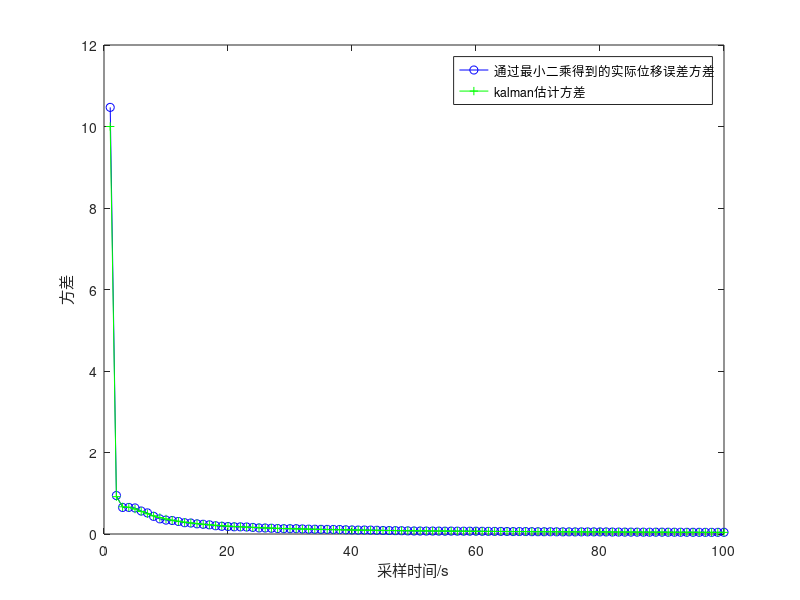
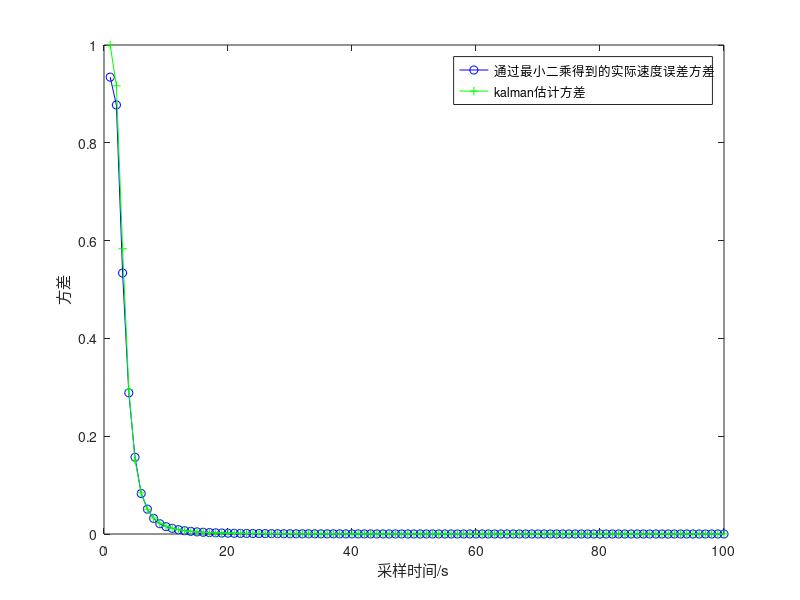

Write MATLAB code to recreate these figures, in order.
%%%%%%%%%%%%%%%%%%%%%%%%%%%%%%%%%%%%%%%%%%%%%%%%%%%%%%%%%%%%%%%%%%%%%%%%%
%function main3_3_2   最小二乘 用当前时刻的先验估计
%%%%%%%%%%%%%%%%%%%%%%%%%%%%%%%%%%%%%%%%%%%%%%%%%%%%%%%%%%%%%%%%%%%%%%%%%
N=100; %仿真时间，时间序列总数
vector=zeros(1000,100); % 位移的误差
vector1=zeros(1000,100); % 速度的误差
zero1=[0 ;0];
zero2=[0 0];
for kk=1:1000
    % 定义一个行向量存储每次实验每个时刻的方差
    
    % 噪声
    Q=[0,0;0,0]; % 过程噪声方差为0，即下落过程忽略空气阻力
    R=1;         % 观测噪声方差
    W=sqrt(Q)*randn(2,N);% 既然Q为0，则W=0；在此写出，方便对照理解
    V=sqrt(R)*randn(1,N);% 测量噪声V(k)
    % 系统矩阵
    A=[1,1;0,1]; %状态转移矩阵
    B=[0.5;1];   %控制量
    U=-1;
    H=[1,0];     %观测矩阵
    % 初始化
    X=zeros(2,N);  % 物体真实状态
    X(:,1)=[95;1]; % 初始位移和速度
    P0=[10,0;0,1]; % 初始误差

    Z=zeros(1,N);  
    Z(1)=H*X(:,1); % 初始观测值                                                                                 
    Xls=zeros(2,N);% Kalman估计状态初始化

    Xls(:,1)=X(:,1)+sqrt(P0)*randn(2,1); % 在初始化的时候加入误差方差估计值 从而保持吻合
    
    err_P=zeros(N,2);
    err_P(1,1)=P0(1,1);
    err_P(1,2)=P0(2,2);
    I=eye(2);      % 二维系统

    % 第一列
    vector(kk,1)=Xls(1,1)-X(1,1);
    vector1(kk,1)=Xls(2,1)-X(2,1);
    %%%%%%%%%%%%%%%%%%%%%%%%%%%%%%%%%%%%%%%%%%%%%%%%%%%%%%%%%%%%%%%%%%%%%%%%%
    for k=2:N
        %物体下落，受状态方程的驱动
        X(:,k)=A*X(:,k-1)+B*U+W(k);
        
        % 位移传感器对目标进行观测
        Z(k)=H*X(:,k)+V(k);
        
        % Kalman滤波
        X_pre=A*Xls(:,k-1)+B*U; %状态预测
        P_pre=A*P0*A'+Q;  %协方差预测
        
        Hf=[eye(2);H]; % 线性回归Y=Hx+e 中的H矩阵
        Y=[X_pre;Z(k)]; % 线性回归Y=Hx+e 中的Y矩阵
        
        Rt=[P_pre zeros(2,1);zeros(1,2) R];% 新的Rt, Y=Hx+e 中e的误差协方差矩阵

        Kg=P_pre*H'*(H*P_pre*H'+R)^(-1); %计算Kalman增益
        Xls(:,k)=(Hf'*Rt^(-1)*Hf)^(-1)*Hf'*Rt^(-1)*Y; % 最小二乘估计
        P0=(I-Kg*H)*P_pre*(I-Kg*H)'+Kg*R*Kg';%方差更新

        vector(kk,k)=Xls(1,k)-X(1,k);
        vector1(kk,k)=Xls(2,k)-X(2,k);
        % 误差均方值
        err_P(k,1)=P0(1,1);
        err_P(k,2)=P0(2,2);
    end
    %%%%%%%%%%%%%%%%%%%%%%%%%%%%%%%%%%%%%%%%%%%%%%%%%%%%%%%%%%%%%%%%%%%%%%%%%
end
% 计算vector矩阵中 每一列的方差 存储在行向量中
Difference=var(vector,0,1);
Difference1=var(vector1,0,1);
errPx=transpose(err_P);
errPx1=errPx(1,:);
errPx2=errPx(2,:);
% 将err_P(k,1)和Difference()画在同一张图中，比较卡尔曼滤波估计出来的Pk与实际的方差相差多少.
figure
plot(Difference,'-bo'); % 实际的位移误差方差
hold on;
plot(errPx1,'-g+');
legend('通过最小二乘得到的实际位移误差方差','kalman估计方差');
xlabel('采样时间/s');
ylabel('方差');

figure
plot(Difference1,'-bo'); %实际的速度误差方差
hold on;
plot(errPx2,'-g+');
legend('通过最小二乘得到的实际速度误差方差','kalman估计方差');
xlabel('采样时间/s');
ylabel('方差');